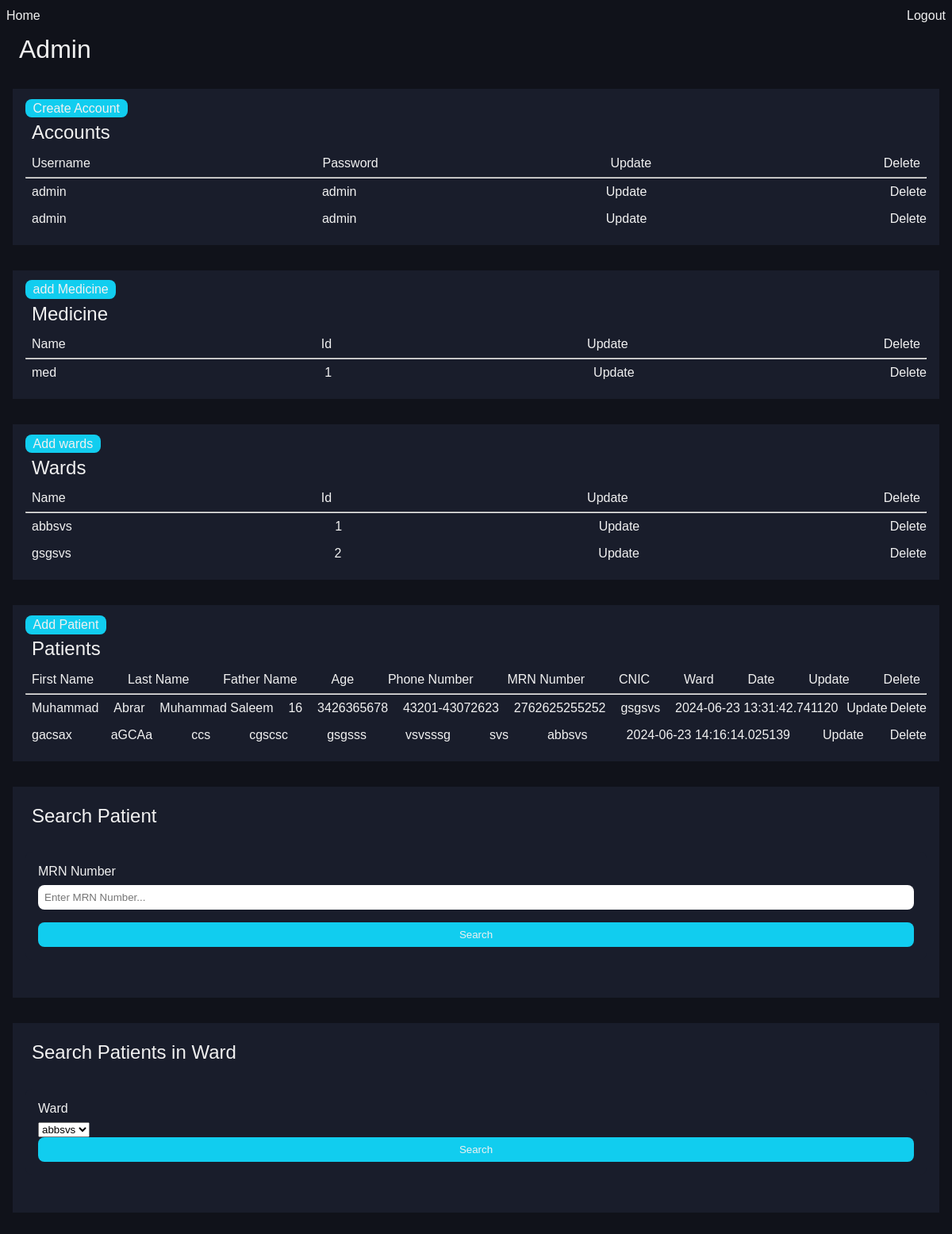
Page /admin (signed in) on the earlier database version.
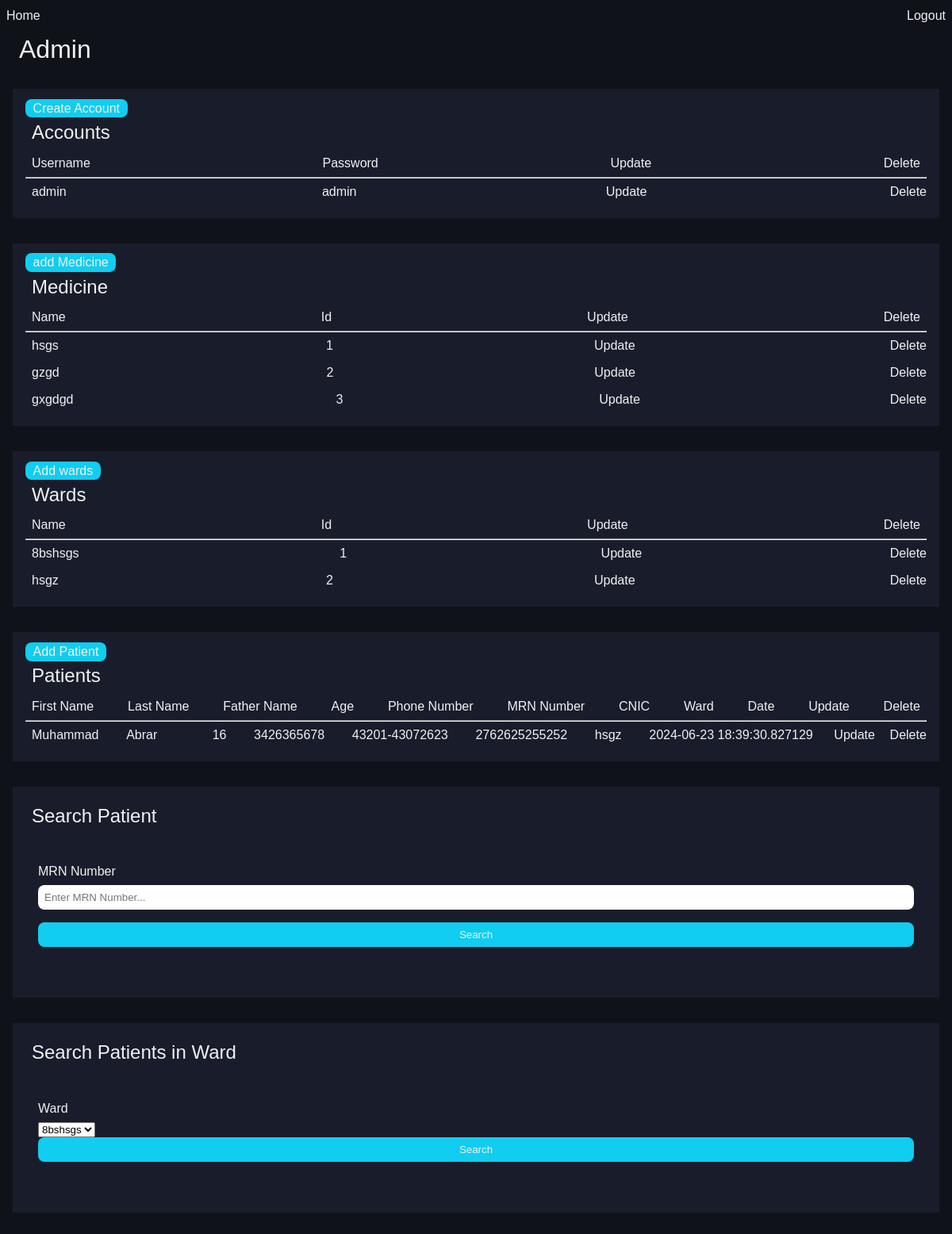
Same page on the later database version.
### models.py (models this page shows, shortened)
class User(db.Model, UserMixin):
    id = db.Column(db.Integer, primary_key=True)
    username = db.Column(db.String(80), nullable=False)
    password = db.Column(db.String(80), nullable=False)
    is_admin = db.Column(db.Boolean, default=False)

class MedicineList(db.Model):
    id = db.Column(db.Integer, primary_key=True)
    name = db.Column(db.String(80), nullable=False)

class Wards(db.Model):
    id = db.Column(db.Integer, primary_key=True)
    name = db.Column(db.String(80), nullable=False)

class AddPatient(db.Model):
    id = db.Column(db.Integer, primary_key=True)
    first_name = db.Column(db.String(80), nullable=False)
    last_name = db.Column(db.String(80), nullable=False)
    age = db.Column(db.Integer, nullable=True)
    father_name = db.Column(db.String(80), nullable=True)
    mrn_number = db.Column(db.Integer, nullable=False, unique=True)
    gender = db.Column(db.String(80), nullable=True)
    date = db.Column(db.DateTime, default=datetime.utcnow)
    phone_number = db.Column(db.Integer, nullable=True)
    cnic = db.Column(db.String(80), nullable=True)
    ward_id = db.Column(db.Integer, db.ForeignKey('wards.id'), nullable=False)
    medicines = db.relationship('MedicineList', secondary='patient_medicine', backref=db.backref('patients', lazy='dynamic'))

### views.py (the view)
@main_blueprint.route('/admin' , methods=['GET', 'POST'])
@login_required
def admin():
    return render_template('admin.html', users=User.query.all(), medicines=MedicineList.query.all(), wards=Wards.query.all(), patients=AddPatient.query.all())

### app.py (called while the page is built)
def create_app():
    app = Flask(__name__)
    app.config['SQLALCHEMY_DATABASE_URI'] = 'sqlite:///hospital.db'
    app.config['SECRET_KEY'] = 'your_secret_key'
    db.init_app(app)
    login_manager = LoginManager()
    login_manager.login_view = 'main.login'
    login_manager.init_app(app)
    @login_manager.user_loader
    def load_user(user_id):
        return User.query.get(int(user_id))
    with app.app_context():
        db.create_all()
        print('Database initialized!')
    app.register_blueprint(main_blueprint)
    @app.errorhandler(405)
    def method_not_allowed(e):
        return '''<h1><a href='/''>you have to go</a></h1>''', 405
    return app

### templates/admin.html (shortened to what this page needs)
{% extends 'base.html' %} {% block content %}
<h1>Admin</h1>
<div class="section-admin">
<a style="background-color: var(--primary-color); border-radius: 0.5rem; padding: .2rem .6rem; " type="button" href="{{ url_for('main.create_account') }}">Create Account</a>
  <h2>Accounts</h2>
<ul>
  <li>Username</li>
  <li>Password</li>
  <li>Update</li>
  <li>Delete</li>
</ul>
  <hr>
{% for user in users %}
<ul><li>{{ user.username }}</li>
  <li>{{ user.password }}</li>
  {% if user.is_admin %}
  <li>Can't delete Admin</li>
  {% else %}
  <a href="{{ url_for('main.update_account', id=user.id) }}">Update</a>
  <a href="{{ url_for('main.delete_account', id=user.id) }}">Delete</a>
  {% endif %}
</ul>
{% endfor %}
</div>
<div class="section-admin">
  <a style="background-color: var(--primary-color); border-radius: 0.5rem; padding: .2rem .6rem; " type="button" href="{{ url_for('main.add_medicine') }}">add Medicine</a>
  <h2>Medicine</h2>
  <ul>
    <li>Name</li>
    <li>Id</li>
    <li>Update</li>
    <li>Delete</li>
  </ul>
  <hr>
  {% for medicine in medicines %}
  <ul>
    <li>{{ medicine.name }}</li>
    <li>{{ medicine.id }}</li>
    <a href="{{ url_for('main.update_medicine', id=medicine.id) }}">Update</a>
    <a href="{{ url_for('main.delete_medicine', id=medicine.id) }}">Delete</a>
  </ul>
  {% endfor %}
</div>
<div class="section-admin">
  <a style="background-color: var(--primary-color); border-radius: 0.5rem; padding: .2rem .6rem; " type="button" href="{{ url_for('main.add_ward') }}">Add wards</a>
  <h2>Wards</h2>
  <ul>
    <li>Name</li>
    <li>Id</li>
    <li>Update</li>
    <li>Delete</li>
  </ul>
  <hr>
  {% for ward in wards %}
  <ul>
    <li>{{ ward.name }}</li>
    <li>{{ ward.id }}</li>
    <a href="{{ url_for('main.update_ward', id=ward.id) }}">Update</a>
    <a href="{{ url_for('main.delete_ward', id=ward.id) }}">Delete</a>
  </ul>
  {% endfor %}
</div>
<div class="section-admin">
  <a style="background-color: var(--primary-color); border-radius: 0.5rem; padding: .2rem .6rem; " type="button" href="{{ url_for('main.add_patient') }}">Add Patient</a>
  <h2>Patients</h2>
  <ul>
    <li>First Name</li>
    <li>Last Name</li>
    <li>Father Name</li>
    <li>Age</li>
    <li>Phone Number</li>
    <li>MRN Number</li>
    <li>CNIC</li>
    <li>Ward</li>
    <li>Date</li>
    <li>Update</li>
    <li>Delete</li>
  </ul>
  <hr>
  {% for patient in patients %}
  <ul>
    <li>{{ patient.first_name }}</li>
    <li>{{ patient.last_name }}</li>
    <li>{{ patient.father_name }}</li>
    <li>{{ patient.age }}</li>
    <li>{{ patient.phone_number }}</li>
    <li>{{ patient.mrn_number }}</li>
    <li>{{ patient.cnic }}</li>
    {% for ward in wards %}
    {% if ward.id == patient.ward_id %}
    <li>{{ ward.name }}</li>
    {% endif %}
    {% endfor %}
    <li>{{ patient.date }}</li>
    <a href="{{ url_for('main.update_patient', id=patient.id) }}">Update</a>
    <a href="{{ url_for('main.delete_patient', id=patient.id) }}">Delete</a>
  </ul>
  {% endfor %}
</div>
<div class="section-admin">
  <h2>Search Patient</h2>
  <form action="get_patient" method="POST">
    <label for="mrn_number">MRN Number</label>
    <input type="text" name="mrn_number" required placeholder="Enter MRN Number..." id="mrn_number">
    <button type="submit">Search</button>
  </form>
</div>
<div class="section-admin">
  <h2>Search Patients in Ward</h2>
  <form action="get_ward_patients" method="POST">
    <label for="ward_id">Ward</label>
    <select name="ward_id" id="ward_id">
      {% for ward in wards %}
      <option value="{{ ward.id }}">{{ ward.name }}</option>
      {% endfor %}
    </select>
    <button type="submit">Search</button>
  </form>
</div>
{% endblock %}

### templates/base.html (shortened to what this page needs)
<!doctype html>
<html lang="en">
  <head>
    <link
      rel="stylesheet"
      href="{{ url_for('static', filename='css/style.css') }}"
    />
  </head>
  <body>
    <nav>
      <ul>
        {% if current_user.is_authenticated %}
        <li><a href="{{ url_for('main.index') }}">Home</a></li>
        <li><a href="{{ url_for('main.logout') }}">Logout</a></li>
        {% else %}
        <li><a href="{{ url_for('main.login') }}">Login</a></li>
        {% endif %}
      </ul>
    </nav>
    <div class="container">
      {% block content %}{% endblock %}
    </div>
  </body>
</html>

### static/css/style.css (style rules this page uses)
:root { --primary-color: #11cdef; --secondary-color: #f5365c; --background-dark-color: #10121a; --background-dark-grey: #191d2b; --border-color: #2e344e; --background-light-color: #f1f1f1; }
* { margin: 0; padding: 0; box-sizing: border-box; }
body { font-family: "Poppins", sans-serif; background-color: var(--background-dark-color); }
h1, h2, h3, h4, h5, h6 { font-family: "Montserrat", sans-serif; color: var(--background-light-color); line-height: 1.1; font-weight: 400; margin: 0.5rem; }
a { text-decoration: none; color: var(--background-light-color); }
nav { background-color: var(--background-dark-color); color: var(--background-light-color); animation: borderBottom 0.5s ease; }
nav:before, nav:after { content: ""; display: table; }
nav ul { display: flex; justify-content: space-between; list-style: none; }
nav ul li, ul li, li { margin: .5rem; list-style: none; color: var(--background-light-color); }
nav ul li a, ul li a, li a { text-decoration: none; transition: all 0.3s ease; }
nav ul li a:before { content: ""; display: block; height: 3px; width: 0; background-color: var(--primary-color); transition: width 0.5s; }
.container { max-width: 1200px; margin: 0 auto; padding: 0 1rem; }
form { background-color: var(--background-dark-grey); padding: 1rem; border-radius: 0.5rem; margin: 2rem 0; color: var(--background-light-color); }
form label { display: block; margin-bottom: 0.5rem; }
form input { width: 100%; padding: 0.5rem; margin-bottom: 1rem; border: none; border-radius: 0.5rem; }
form button { width: 100%; padding: 0.5rem; border: none; border-radius: 0.5rem; background-color: var(--primary-color); color: var(--background-light-color); cursor: pointer; }
ul { list-style-type: none; padding: 0; margin: 0; display: flex; justify-content: space-between; color: var(--background-light-color); align-items: center; }
.section-admin { background-color: var(--background-dark-grey); padding: 1rem; width: 100%; margin: 2rem 0; }

Differences in the rows shown:
removed User: username "admin", password "admin"
removed AddPatient: first_name "gacsax", last_name "aGCAa", father_name "ccs", age "cgscsc", phone_number "gsgsss", mrn_number "vsvsssg", cnic "svs", date "2024-06-23 14:16:14.025139", Wards (name "abbsvs")
changed MedicineList id 1: name "med" → "hsgs"
added MedicineList: name "gzgd", id "2"
added MedicineList: name "gxgdgd", id "3"
changed Wards id 1: name "abbsvs" → "8bshsgs"
changed Wards id 2: name "gsgsvs" → "hsgz"
changed AddPatient "Muhammad": date "2024-06-23 13:31:42.741120" → "2024-06-23 18:39:30.827129"; father_name "Muhammad Saleem" → (not shown)
Other differences:
form field ward_id: "abbsvs" → "8bshsgs"
